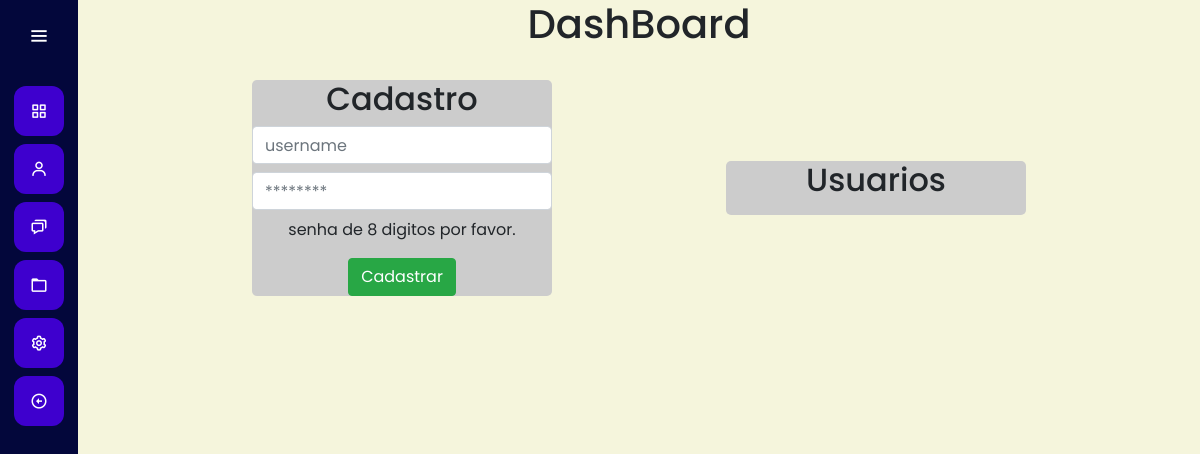
Page /configurations on the earlier database version.
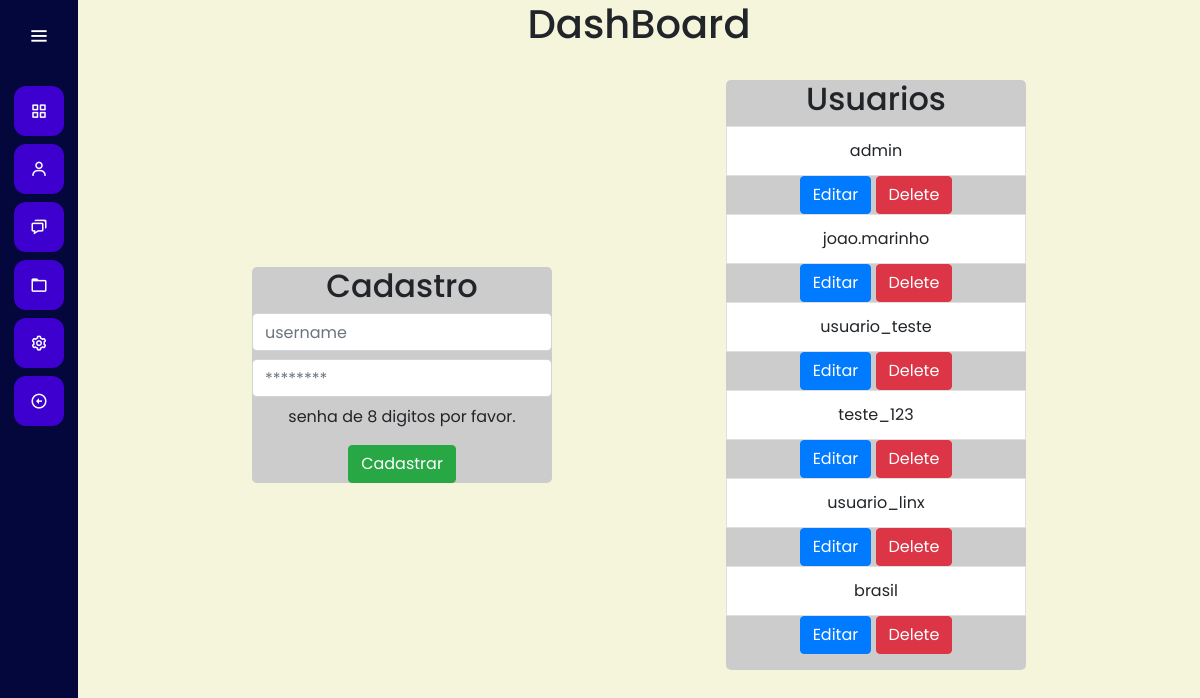
Same page on the later database version.
### app/models/usuarios.py (models this page shows)
class Usuarios(db.Model, UserMixin):
    id = db.Column(db.Integer, primary_key=True)
    username = db.Column(db.String(100), nullable=False)
    password = db.Column(db.String(255), nullable=False)
    permissao = db.Column(db.String(10), nullable=False)

### app/views/config/configurations.py (the view)
@app.route("/configurations")
def configs():
    query = Usuarios.query.all()
    return render_template("conf/config.html", usuarios = query)

### app/templates/conf/config.html (shortened to what this page needs)
{% extends "base.html" %}
{% block dashboard %}
<h1 align="center">DashBoard</h1>
<br>
<div class="grid text-center" >
    <div class="dashboard_cadastro">
        <h2 align="center">Cadastro</h2>
        <form action="{{url_for('cadastro')}}" method="post">
            <input class="form-control mb-2" type="text" placeholder="username" name="username">
            <input class="form-control mb-2" type="password" placeholder="********" name="password">
            <p>senha de 8 digitos por favor.</p>
            <button type="submit" class="btn btn-success">Cadastrar</button>
        </form>
    </div>
    <div class="dashboard_usuarios">
        <h2>Usuarios</h2>
        <ul>
            {% for users in usuarios %}
            <li class="list-group-item">{{users.username}}</li>
            <a class="row-0" href=""><button class="btn btn-primary">Editar</button></a>
            <a class="row-1" href="{{url_for('delete_usuario', id=users.id)}}"><button class="btn btn-danger">Delete</button></a>
            {% endfor %}
        </ul>
    </div>
</div>
{% endblock %}

### app/templates/base.html (shortened to what this page needs)
<!doctype html>
<html lang="pt-BR">
  <head>
    <link rel="stylesheet" href="https://cdn.jsdelivr.net/npm/bootstrap@4.6.1/dist/css/bootstrap.min.css">
    <link rel="stylesheet" href="{{url_for('static', filename='general/base.css')}}">
    <link rel="stylesheet" href="{{url_for('static', filename= 'general/general.css') }}">
    <link href='https://unpkg.com/boxicons@2.0.7/css/boxicons.min.css' rel='stylesheet'>
  </head>
  <body>
    <div class="sidebar">
        <div class="logo-details">
            <i class='bx bx-menu' id="btn" ></i>
        </div>
        <ul class="nav-list">
          <li>
            <a href="{{url_for('homepage')}}">
              <i class='bx bx-grid-alt'></i>
            </a>
          </li>
          <li>
          <a href="{{url_for('todos_clientes')}}">
            <i class='bx bx-user' ></i>
          </a>
        </li>
        <li>
          <a href="{{url_for('ocorrencias')}}">
            <i class='bx bx-chat' ></i>
          </a>
        </li>
        <li>
          <a href="{{url_for('historico')}}">
            <i class='bx bx-folder' ></i>
          </a>
        </li>
        <li>
          <a href="{{url_for('configs')}}">
            <i class='bx bx-cog' ></i>
          </a>
        </li>
        <li>
          <a href="{{url_for('logout')}}">
            <i class="bx bx-left-arrow-circle"></i>
          </a>
        </li>
        </ul>
      </div>
      <section class="home-section">
          {% block dashboard %}
          {% endblock %}
      </section>
  </body>
</html>

### app/static/general/base.css (style rules this page uses)
* { margin: 0; padding: 0; box-sizing: border-box; font-family: "Poppins" , sans-serif; }
.sidebar { position: fixed; left: 0; top: 0; height: 100%; width: 78px; background: var(--dark-color); padding: 6px 14px; z-index: 99; transition: all 0.5s ease; }
.sidebar .logo-details { height: 60px; display: flex; align-items: center; position: relative; }
.sidebar .logo-details #btn { position: absolute; top: 50%; right: 0; transform: translateY(-50%); font-size: 22px; transition: all 0.4s ease; font-size: 23px; text-align: center; cursor: pointer; transition: all 0.5s ease; }
.sidebar i { color: #fff; height: 60px; min-width: 50px; font-size: 28px; text-align: center; line-height: 60px; }
.sidebar .nav-list { margin-top: 20px; height: 100%; }
.sidebar li { position: relative; margin: 8px 0; list-style: none; }
.sidebar li a { display: flex; height: 100%; width: 100%; border-radius: 12px; align-items: center; text-decoration: none; transition: all 0.4s ease; background: var(--main-color); }
.sidebar li i { height: 50px; line-height: 50px; font-size: 18px; border-radius: 12px; }
.home-section { position: relative; min-height: 100vh; top: 0; left: 78px; width: calc(100% - 78px); transition: all 0.5s ease; z-index: 2; background-color: beige; }

### app/static/general/general.css (style rules this page uses)
:root { --main-color: #3e00ce; --dark-color: #03073b; --light-color: #ffc27f; --contrast-color: #f88863; --differential-color: #ffe29a; }

### app/templates/conf/config.html (style rules this page uses)
.grid { display: flex; flex-direction: row; align-items: center; justify-content: space-evenly; }
.dashboard_usuarios { background-color: #ccc; width: 300px; border-radius: 5px; }
.dashboard_cadastro { background-color: #ccc; width: 300px; border-radius: 5px; }

Differences in the rows shown:
added Usuarios: username "admin"
added Usuarios: username "joao.marinho"
added Usuarios: username "usuario_teste"
added Usuarios: username "teste_123"
added Usuarios: username "usuario_linx"
added Usuarios: username "brasil"
